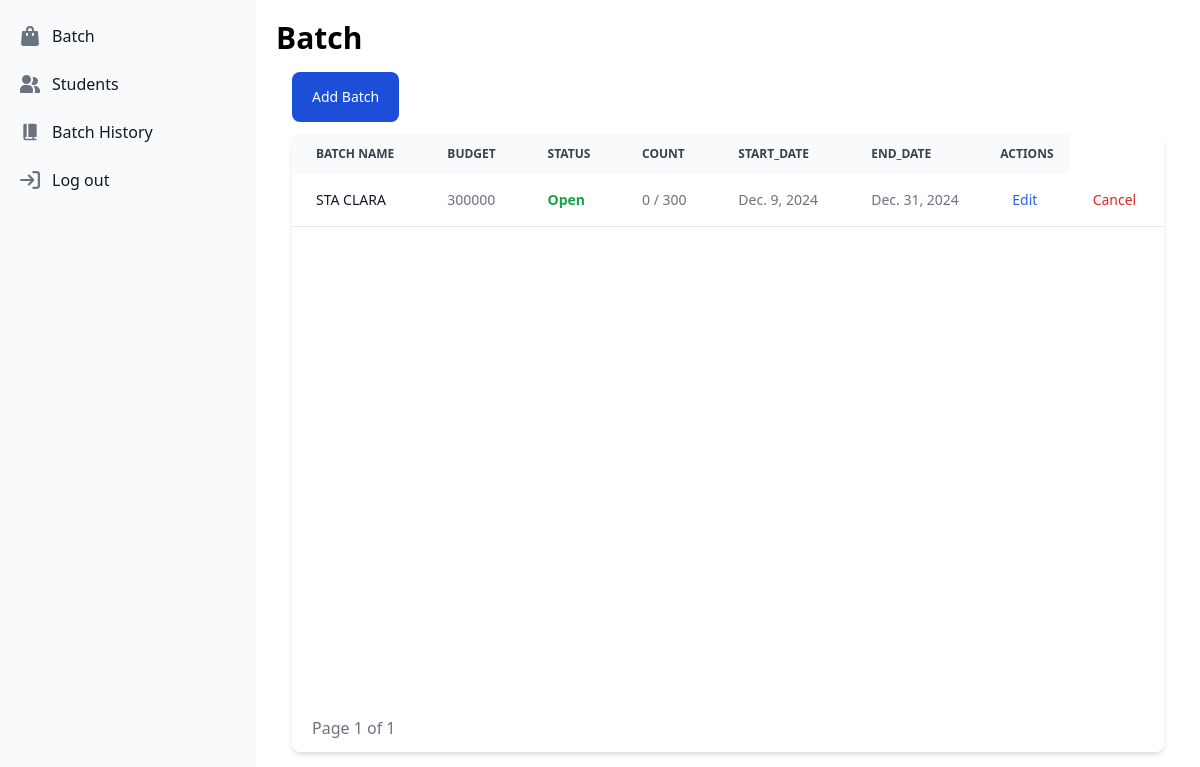
The page /batch/ (signed in) on the database as committed earlier.
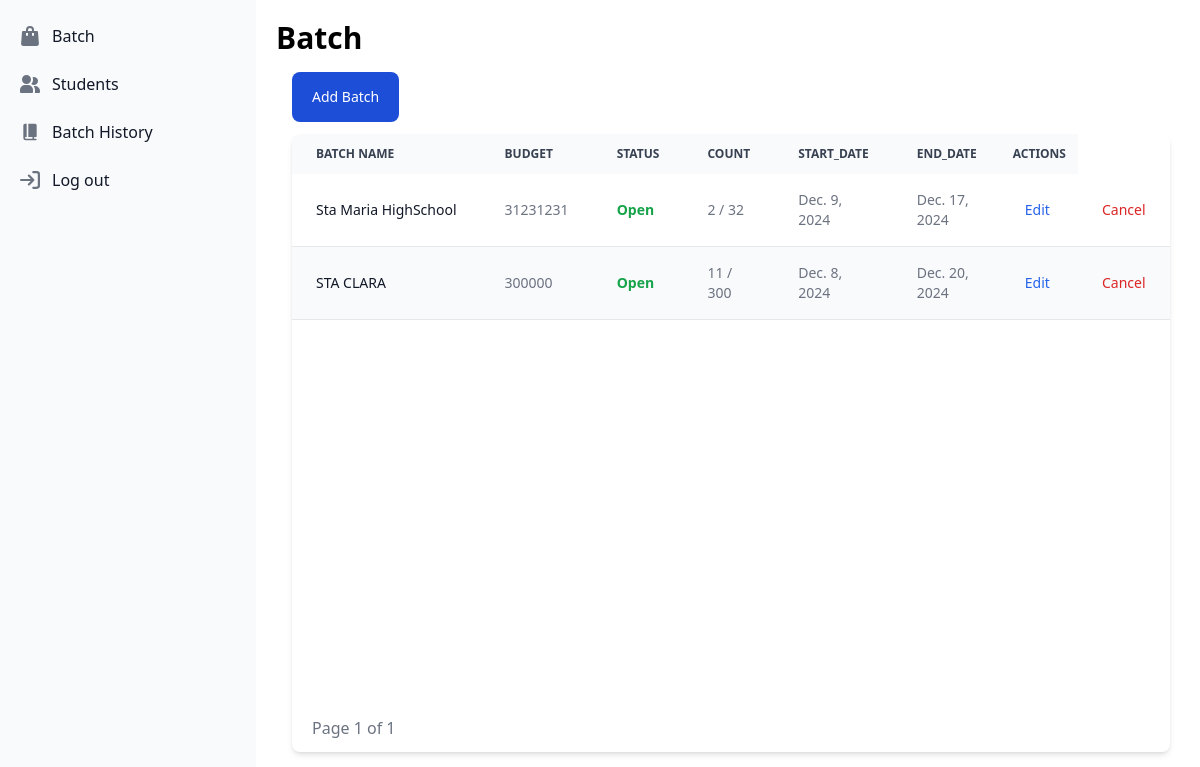
The same page on the database as committed later.
### EducationalAssistance/models.py (models this page shows, shortened)
class Batch(models.Model):
    batch_id = models.AutoField(primary_key=True)
    batch_name = models.CharField(max_length=255)
    start_date = models.DateField()
    end_date = models.DateField()
    status = models.CharField(max_length=255, choices=StatusChoices.choices, default=StatusChoices.Open)
    budget = models.IntegerField()
    limit = models.IntegerField()
    current_count = models.IntegerField(default=0)
    created_by = models.ForeignKey(User, on_delete=models.CASCADE, related_name="batches")

### Batch/views.py (the view)
# urls.py: path('', views.Batches, name='batch'),
@login_required
def Batches(request):
    user = request.user
    batches = Batch.objects.filter(status=StatusChoices.Open, created_by=user).order_by('end_date')
    page = request.GET.get('page', 1)
    paginator = Paginator(batches, 10)
    try:
        batches = paginator.page(page)
    except PageNotAnInteger:
        batches = paginator.page(1)
    except EmptyPage:
        batches = paginator.page(paginator.num_pages)
    return render(request, 'batch/Batches.html', {'batches': batches })

### templates/batch/Batches.html (shortened to what the changed rows need)
{% extends 'index.html' %}
{% load static %}
{% block content %}
    <div class="container p-5">
        <div class="flex w-full justify-start">
            <h1 class="font-bold text-xl md:text-3xl">
                Batch
            </h1>
        </div>
        <div class="p-4">
        <div class="relative overflow-x-auto shadow-md sm:rounded-lg">
            <div class="min-h-[570px]">
                <table class="w-full text-sm text-left rtl:text-right text-gray-500 dark:text-gray-400">
                    <thead class="text-xs text-gray-700 uppercase bg-gray-50 dark:bg-gray-700 dark:text-gray-400">
                        <tr>
                            <th scope="col" class="px-6 py-3">
                                Batch name
                            </th>
                            <th scope="col" class="px-6 py-3">
                                budget
                            </th>
                            <th scope="col" class="px-6 py-3">
                                status
                            </th>
                            <th scope="col" class="px-6 py-3">
                                count
                            </th>
                            <th scope="col" class="px-6 py-3">
                                start_date
                            </th>
                            <th scope="col" class="px-6 py-3">
                                end_date
                            </th>
                            <th scope="col" class="px-3 py-3">
                                Actions
                            </th>
                        </tr>
                    </thead>
                    <tbody>
                        {% for batch in batches %}
                            <tr onclick="viewBatchRedirect('{{batch.batch_id}}')" class="h-[52.5px] hover:bg-blue-100 odd:bg-white odd:dark:bg-gray-900 even:bg-gray-50 even:dark:bg-gray-800 border-b dark:border-gray-700">
                                <th scope="row" class="px-6 py-4 font-medium text-gray-900 whitespace-nowrap dark:text-white">
                                    {{ batch.batch_name }}
                                </th>
                                <td class="px-6 py-4">
                                    {{ batch.budget }}
                                </td>
                                <td class="px-6 py-4 font-semibold {% if batch.status == 'Open' %} text-green-600 {% else %} text-red-600 {% endif %}">
                                    {{ batch.status }}
                                </td>
                                <td class="px-6 py-4">
                                    {{ batch.current_count }} / {{ batch.limit }}
                                </td>
                                <td class="px-6 py-4">
                                    {{ batch.start_date }}
                                </td>
                                <td class="px-6 py-4">
                                    {{ batch.end_date }}
                                </td>
                                <td class="px-6 py-4">
                                    <a href="update/{{batch.batch_id}}" class="font-medium text-blue-600 dark:text-blue-500 hover:underline">Edit</a>
                                </td>
                                <td class="px-6 py-4">
                                    <a href="cancel/{{batch.batch_id}}" class="font-medium text-red-600 dark:text-red-500 hover:underline">Cancel</a>
                                </td>
                            </tr>
                        {% endfor %}
                    </tbody>
                </table>
            </div>
        </div>
        </div>
    </div>
{% endblock %}

Rows that differ between the two databases and show on the page:
added Batch: batch_name "Sta Maria HighSchool", budget "31231231", status "Open", current_count "2", limit "32", start_date "Dec. 9, 2024", end_date "Dec. 17, 2024"
changed Batch "STA CLARA": current_count "0" → "11"; start_date "Dec. 9, 2024" → "Dec. 8, 2024"; end_date "Dec. 31, 2024" → "Dec. 20, 2024"
